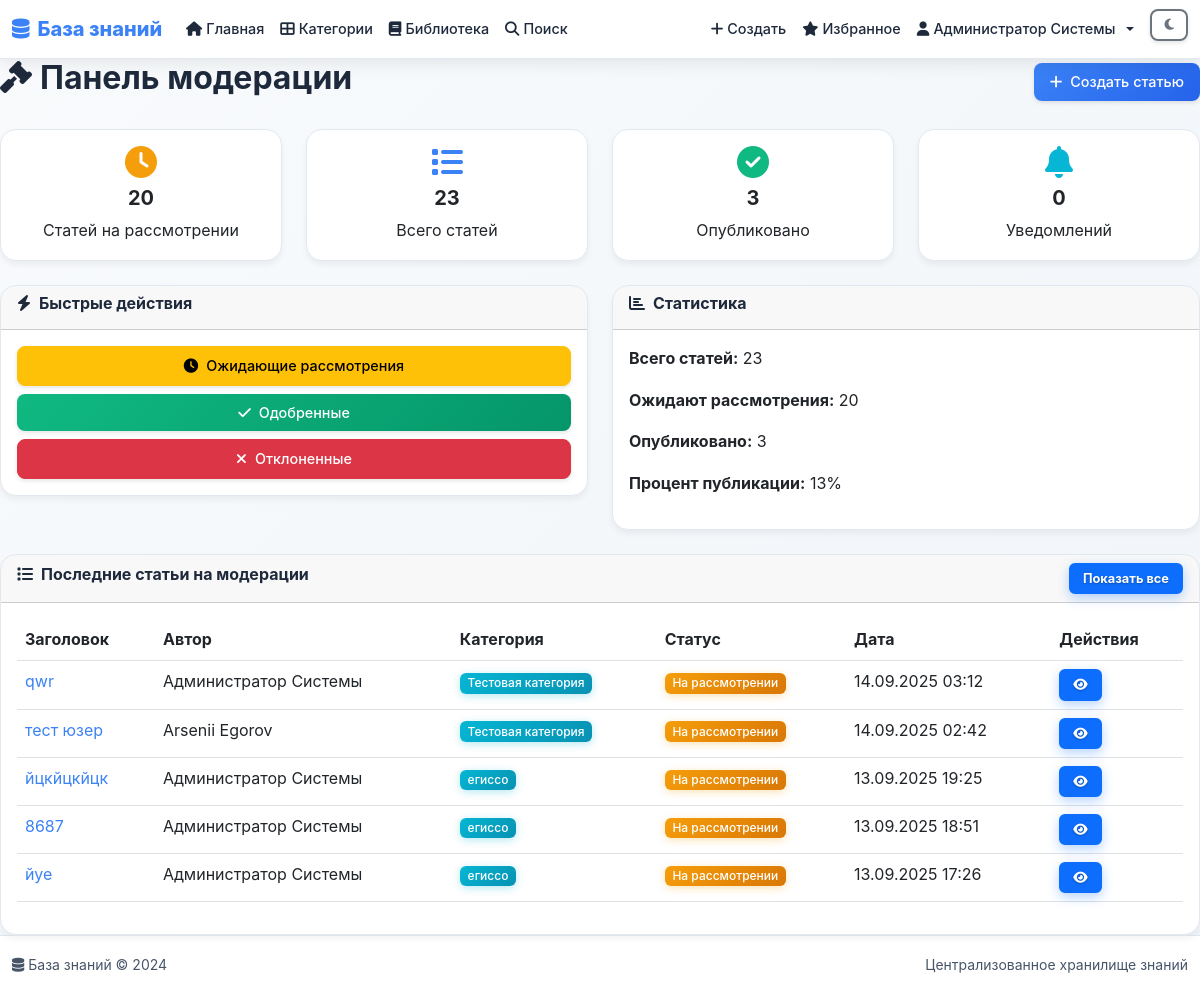
The app's page /moderation/ (signed in), older data.
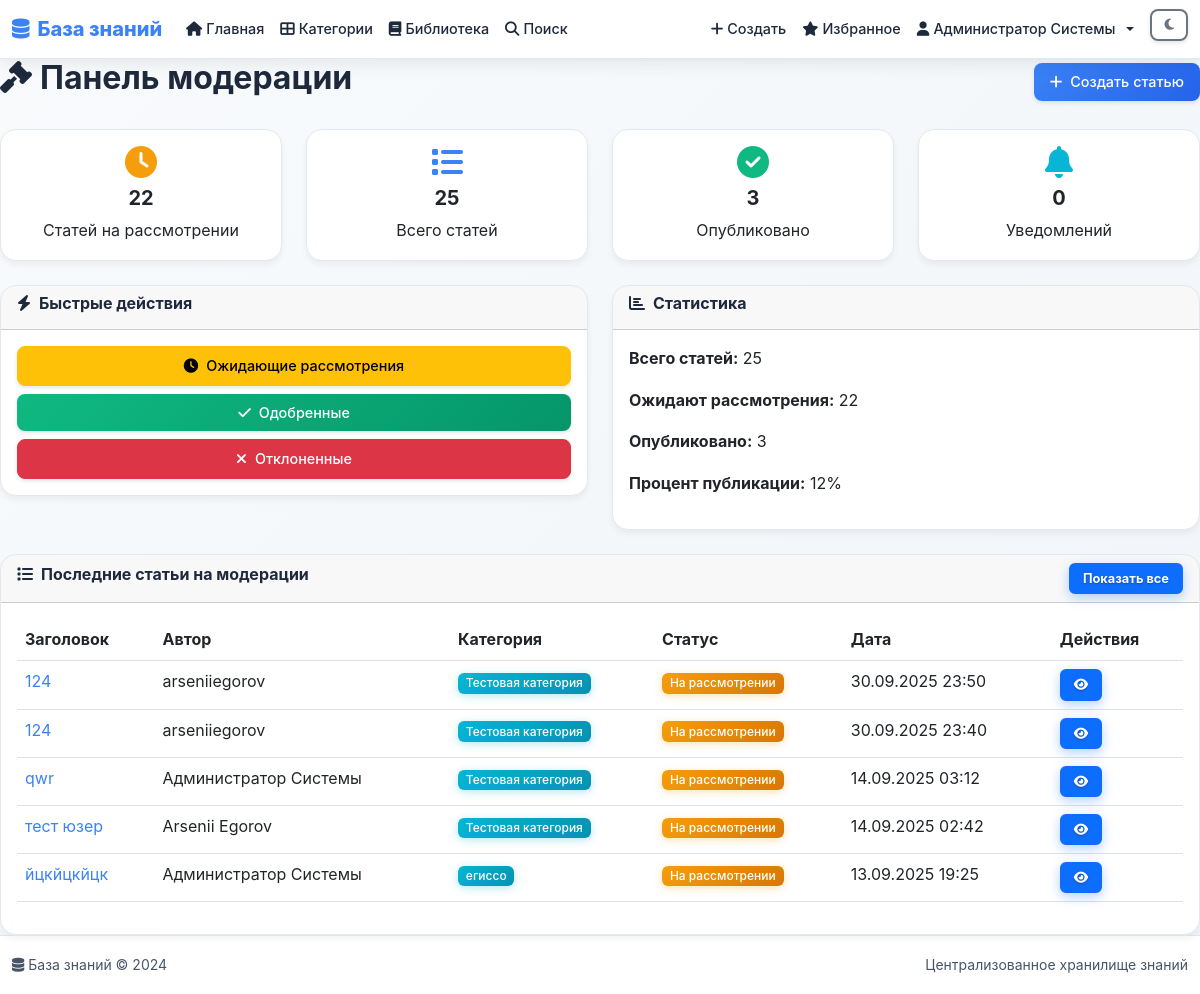
The same page, newer data.
### knowledge/models.py (models this page shows, shortened)
class Article(models.Model):
    STATUS_CHOICES = [
        ('draft', 'Черновик'),
        ('pending', 'На рассмотрении'),
        ('published', 'Опубликовано'),
        ('archived', 'Архив'),
    ]
    title = models.CharField(max_length=200, verbose_name='Заголовок')
    slug = models.SlugField(unique=True, verbose_name='URL')
    content = models.TextField(verbose_name='Содержание')
    excerpt = models.TextField(max_length=500, blank=True, verbose_name='Краткое описание')
    category = models.ForeignKey(
        Category,
        on_delete=models.CASCADE,
        related_name='articles',
        verbose_name='Категория'
    )
    author = models.ForeignKey(
        User,
        on_delete=models.CASCADE,
        related_name='authored_articles',
        verbose_name='Автор'
    )
    status = models.CharField(
        max_length=10,
        choices=STATUS_CHOICES,
        default='draft',
        verbose_name='Статус'
    )
    tags = models.CharField(max_length=200, blank=True, verbose_name='Теги')
    views_count = models.PositiveIntegerField(default=0, verbose_name='Просмотры')
    is_featured = models.BooleanField(default=False, verbose_name='Рекомендуемая')
    allow_comments = models.BooleanField(default=True, verbose_name='Разрешить комментарии')
    created_at = models.DateTimeField(auto_now_add=True, verbose_name='Дата создания')
    updated_at = models.DateTimeField(auto_now=True, verbose_name='Дата обновления')
    published_at = models.DateTimeField(null=True, blank=True, verbose_name='Дата публикации')
    class Meta:
        verbose_name = 'Статья'
        verbose_name_plural = 'Статьи'
        ordering = ['-created_at']

class Category(models.Model):
    name = models.CharField(max_length=100, verbose_name='Название')
    slug = models.SlugField(unique=True, verbose_name='URL')
    description = models.TextField(blank=True, verbose_name='Описание')
    icon = models.CharField(max_length=50, blank=True, verbose_name='Иконка')
    color = models.CharField(max_length=7, default='#007bff', verbose_name='Цвет')
    is_active = models.BooleanField(default=True, verbose_name='Активна')
    order = models.PositiveIntegerField(default=0, verbose_name='Порядок')
    created_at = models.DateTimeField(auto_now_add=True, verbose_name='Дата создания')
    updated_at = models.DateTimeField(auto_now=True, verbose_name='Дата обновления')
    class Meta:
        verbose_name = 'Категория'
        verbose_name_plural = 'Категории'
        ordering = ['order', 'name']

### accounts/models.py (models this page shows, shortened)
class User(AbstractUser):
    ROLE_CHOICES = [
        ('user', 'Пользователь'),
        ('editor', 'Редактор'),
        ('admin', 'Администратор'),
    ]
    first_name = models.CharField(max_length=30, blank=True, verbose_name='Имя')
    last_name = models.CharField(max_length=30, blank=True, verbose_name='Фамилия')
    username = models.CharField(max_length=150, unique=True, verbose_name='Имя пользователя')
    email = models.EmailField(blank=True, verbose_name='Email')
    role = models.CharField(
        max_length=10,
        choices=ROLE_CHOICES,
        default='user',
        verbose_name='Роль'
    )
    phone = models.CharField(max_length=20, blank=True, verbose_name='Телефон')
    avatar = models.ImageField(
        upload_to='avatars/',
        blank=True,
        null=True,
        verbose_name='Аватар'
    )
    bio = models.TextField(blank=True, verbose_name='О себе')
    is_verified = models.BooleanField(default=False, verbose_name='Подтвержден')
    created_at = models.DateTimeField(auto_now_add=True, verbose_name='Дата создания')
    updated_at = models.DateTimeField(auto_now=True, verbose_name='Дата обновления')
    USERNAME_FIELD = 'username'
    REQUIRED_FIELDS = []
    class Meta:
        verbose_name = 'Пользователь'
        verbose_name_plural = 'Пользователи'
        ordering = ['-created_at']
    @property
    def is_editor(self):
        return self.role in ['editor', 'admin']
    def get_full_name(self):
        return f"{self.first_name} {self.last_name}".strip() or self.username

### moderation/views.py (the view)
# urls.py: path('', views.moderation_dashboard, name='dashboard'),
@login_required
def moderation_dashboard(request):
    if not request.user.is_editor:
        messages.error(request, 'У вас нет прав для доступа к панели модерации.')
        return redirect('knowledge:home')
    pending_articles = Article.objects.filter(status='pending').count()
    total_articles = Article.objects.count()
    published_articles = Article.objects.filter(status='published').count()
    recent_articles = Article.objects.filter(
        status='pending'
    ).order_by('-created_at')[:5]
    context = {
        'pending_articles': pending_articles,
        'total_articles': total_articles,
        'published_articles': published_articles,
        'recent_articles': recent_articles,
    }
    return render(request, 'moderation/dashboard.html', context)

### templates/moderation/dashboard.html (shortened to what the changed rows need)
{% extends 'base.html' %}
{% block content %}
<div class="d-flex justify-content-between align-items-center mb-4">
    <h2><i class="fas fa-gavel me-2"></i>Панель модерации</h2>
</div>
<div class="row mb-4">
    <div class="col-md-3">
        <div class="card text-center">
            <div class="card-body">
                <i class="fas fa-clock fa-2x text-warning mb-2"></i>
                <h5 class="card-title">{{ pending_articles }}</h5>
                <p class="card-text">Статей на рассмотрении</p>
            </div>
        </div>
    </div>
    <div class="col-md-3">
        <div class="card text-center">
            <div class="card-body">
                <i class="fas fa-list fa-2x text-primary mb-2"></i>
                <h5 class="card-title">{{ total_articles }}</h5>
                <p class="card-text">Всего статей</p>
            </div>
        </div>
    </div>
</div>
<div class="row mb-4">
    <div class="col-md-6">
        <div class="card">
            <div class="card-body">
                <p><strong>Всего статей:</strong> {{ total_articles }}</p>
                <p><strong>Ожидают рассмотрения:</strong> {{ pending_articles }}</p>
                <p><strong>Опубликовано:</strong> {{ published_articles }}</p>
                <p><strong>Процент публикации:</strong>
                    {% if total_articles > 0 %}
                        {% widthratio published_articles total_articles 100 %}%
                    {% else %}
                        0%
                    {% endif %}
                </p>
            </div>
        </div>
    </div>
</div>
{% if recent_articles %}
    <div class="card">
        <div class="card-body">
            <div class="table-responsive">
                <table class="table table-hover">
                    <thead>
                        <tr>
                            <th>Заголовок</th>
                            <th>Автор</th>
                            <th>Категория</th>
                            <th>Статус</th>
                            <th>Дата</th>
                            <th>Действия</th>
                        </tr>
                    </thead>
                    <tbody>
                        {% for article in recent_articles %}
                            <tr>
                                <td>
                                    <a href="{% url 'knowledge:article_detail' article.slug %}"
                                       class="text-decoration-none">
                                        {{ article.title|truncatechars:50 }}
                                    </a>
                                </td>
                                <td>{{ article.author.get_full_name }}</td>
                                <td>
                                    <span class="badge bg-info">
                                        {{ article.category.name }}
                                    </span>
                                </td>
                                <td>
                                    <span class="badge bg-warning">{{ article.get_status_display }}</span>
                                </td>
                                <td>{{ article.created_at|date:"d.m.Y H:i" }}</td>
                                <td>
                                    <a href="{% url 'knowledge:article_detail' article.slug %}"
                                       class="btn btn-sm btn-outline-primary">
                                        <i class="fas fa-eye"></i>
                                    </a>
                                </td>
                            </tr>
                        {% endfor %}
                    </tbody>
                </table>
            </div>
        </div>
    </div>
{% endif %}
{% endblock %}

Row changes from the older to the newer data that the page shows:
no longer on this page (row unchanged): Article: title "8687", author.get_full_name "Администратор Системы", category.name "егиссо", status "На рассмотрении", created_at "13.09.2025 18:51"
no longer on this page (row unchanged): Article: title "йуе", author.get_full_name "Администратор Системы", category.name "егиссо", status "На рассмотрении", created_at "13.09.2025 17:26"
added Article: title "124", author.get_full_name "arseniiegorov", category.name "Тестовая категория", status "На рассмотрении", created_at "30.09.2025 23:50"
added Article: title "124", author.get_full_name "arseniiegorov", category.name "Тестовая категория", status "На рассмотрении", created_at "30.09.2025 23:40"
Text that changed along with them:
{{ pending_articles }}: "20" → "22"
{{ total_articles }}: "23" → "25"
text no longer shown: "13"
text now shown: "12"
